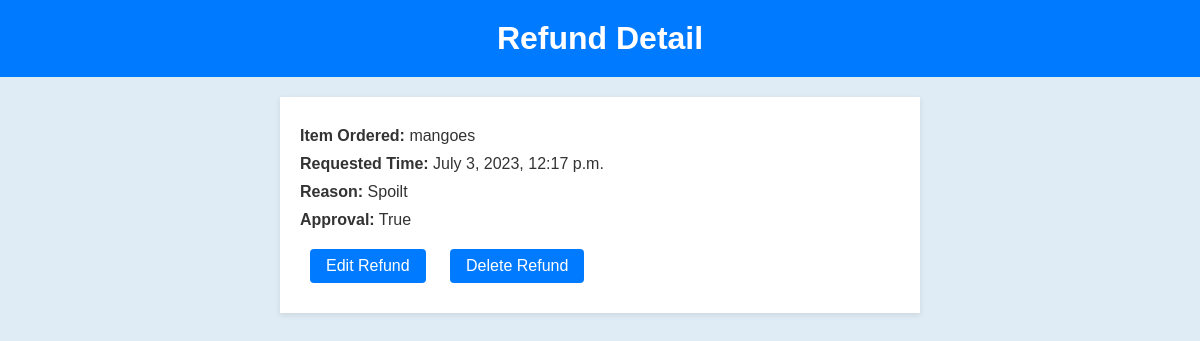
/refund/1/, run on the app's committed database.
### refund/models.py (models this page shows)
class Refund(models.Model):
    item_ordered = models.CharField(max_length=32)
    requested_time = models.DateTimeField()
    reason = models.CharField(max_length=32)
    approval = models.BooleanField()

### refund/views.py (the view)
# urls.py: path("<int:id>/", views.refund_detail, name="refund_detail"),
def refund_detail(request, id):
    refund = get_object_or_404(Refund, id=id)
    return render(request, "refund/refund_detail.html", {"refund": refund})

### templates/refund/refund_detail.html (shortened to what this page needs)
<!DOCTYPE html>
<html lang="en">
<head>
</head>
<body>
    <h1>Refund Detail</h1>
    <div class="refund-details">
        <p><strong>Item Ordered:</strong> {{ refund.item_ordered }}</p>
        <p><strong>Requested Time:</strong> {{ refund.requested_time }}</p>
        <p><strong>Reason:</strong> {{ refund.reason }}</p>
        <p><strong>Approval:</strong> {{ refund.approval }}</p>
        <a href="{% url 'edit_refund' id=refund.id %}">Edit Refund</a>
        <a href="{% url 'delete_refund' id=refund.id %}">Delete Refund</a>
    </div>
</body>
</html>

### templates/refund/refund_detail.html (style rules this page uses)
body { font-family: Arial, sans-serif; margin: 0; padding: 0; background-color: rgb(224, 236, 245); color: #333; }
h1 { text-align: center; padding: 20px; background-color: #007bff; color: #fff; margin: 0; }
.refund-details { max-width: 600px; margin: 20px auto; padding: 20px; background-color: #fff; box-shadow: 0px 2px 6px rgba(0, 0, 0, 0.1); }
p { margin: 10px 0; }
a { display: inline-block; margin: 10px; padding: 8px 16px; background-color: #007bff; color: #fff; text-decoration: none; border-radius: 4px; transition: background-color 0.3s ease; }

### data on the page
Refund: item_ordered "mangoes", requested_time "July 3, 2023, 12:17 p.m.", reason "Spoilt", approval "True"
